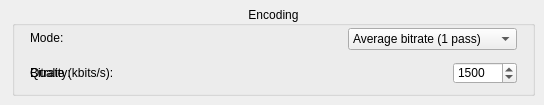
      <widget class="QWidget" name="TheoraTab">
       <attribute name="title">
        <string>Theora</string>
       </attribute>
       <widget class="QGroupBox" name="EncodeTheoraGB">
        <property name="geometry">
         <rect>
          <x>12</x>
          <y>6</y>
          <width>523</width>
          <height>90</height>
         </rect>
        </property>
        <property name="title">
         <string>Encoding</string>
        </property>
        <property name="alignment">
         <set>Qt::AlignCenter</set>
        </property>
        <widget class="QLabel" name="QualityLabel">
         <property name="geometry">
          <rect>
           <x>18</x>
           <y>55</y>
           <width>51</width>
           <height>23</height>
          </rect>
         </property>
         <property name="text">
          <string>Quality:</string>
         </property>
        </widget>
        <widget class="QSpinBox" name="QualityNUD">
         <property name="geometry">
          <rect>
           <x>462</x>
           <y>56</y>
           <width>43</width>
           <height>22</height>
          </rect>
         </property>
         <property name="toolTip">
          <string>Sets the constant quality value for encoding.</string>
         </property>
         <property name="maximum">
          <number>10</number>
         </property>
         <property name="value">
          <number>6</number>
         </property>
        </widget>
        <widget class="QLabel" name="EncodeModeTLabel">
         <property name="geometry">
          <rect>
           <x>18</x>
           <y>24</y>
           <width>38</width>
           <height>16</height>
          </rect>
         </property>
         <property name="text">
          <string>Mode:</string>
         </property>
        </widget>
        <widget class="QComboBox" name="EncodeModeTDD">
         <property name="geometry">
          <rect>
           <x>336</x>
           <y>22</y>
           <width>169</width>
           <height>22</height>
          </rect>
         </property>
         <property name="toolTip">
          <string>The encoding mode to use.</string>
         </property>
         <item>
          <property name="text">
           <string>Average bitrate (1 pass)</string>
          </property>
         </item>
         <item>
          <property name="text">
           <string>Constant Quality (1 pass)</string>
          </property>
         </item>
        </widget>
        <widget class="QLabel" name="BitrateThLabel">
         <property name="geometry">
          <rect>
           <x>18</x>
           <y>59</y>
           <width>88</width>
           <height>16</height>
          </rect>
         </property>
         <property name="text">
          <string>Bitrate (kbits/s):</string>
         </property>
        </widget>
        <widget class="QSpinBox" name="BitrateThNUD">
         <property name="geometry">
          <rect>
           <x>441</x>
           <y>56</y>
           <width>64</width>
           <height>22</height>
          </rect>
         </property>
         <property name="toolTip">
          <string>The bitrate for encoding.</string>
         </property>
         <property name="minimum">
          <number>500</number>
         </property>
         <property name="maximum">
          <number>60000</number>
         </property>
         <property name="value">
          <number>1500</number>
         </property>
        </widget>
       </widget>
      </widget>
